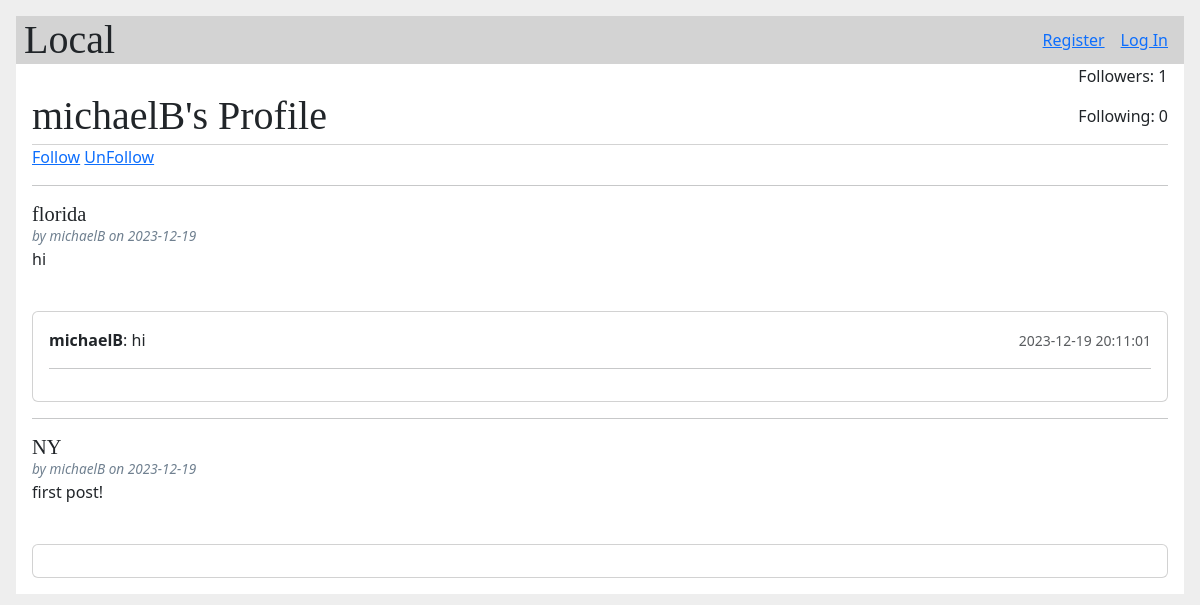
Page /user/michaelB on the committed database.
### tables this page shows
CREATE TABLE user (
  id INTEGER PRIMARY KEY AUTOINCREMENT,
  email TEXT UNIQUE NOT NULL,
  username TEXT UNIQUE NOT NULL,
  password TEXT NOT NULL,
  first_name TEXT NOT NULL,
  last_name TEXT NOT NULL,
  Location TEXT
);

CREATE TABLE post (
  id INTEGER PRIMARY KEY AUTOINCREMENT,
  author_id INTEGER NOT NULL,
  created TIMESTAMP NOT NULL DEFAULT CURRENT_TIMESTAMP,
  destination TEXT NOT NULL,
  body TEXT NOT NULL,
  FOREIGN KEY (author_id) REFERENCES user (id)
);

CREATE TABLE comment (
  id INTEGER PRIMARY KEY AUTOINCREMENT,
  author_id INTEGER NOT NULL,
  post_id INTEGER NOT NULL,
  created TIMESTAMP NOT NULL DEFAULT CURRENT_TIMESTAMP,
  body TEXT NOT NULL,
  FOREIGN KEY (author_id) REFERENCES user (id) ON DELETE CASCADE,
  FOREIGN KEY (post_id) REFERENCES post (id) ON DELETE CASCADE
);

### flaskr/blog.py (the view)
@bp.route('/user/<username>', methods = ['GET','POST'])
def user(username):
   db = get_db()
   user = db.execute('SELECT * FROM user WHERE username = ?', (username,)).fetchone()
   if user is None:
      flash("username not found")
   posts = db.execute('SELECT p.id, destination, body, created, author_id, username'
        ' FROM post p JOIN user u ON p.author_id = u.id'
        ' WHERE u.id = ?'
        ' ORDER BY created DESC',
        (user['id'],)
    ).fetchall()
   comments = {}
   for post in posts:
      post_id = post['id']
      post_comments = db.execute(
         'SELECT c.id, body, username, created, author_id '
          'FROM comment c JOIN user u ON c.author_id = u.id '
          'WHERE c.post_id = ?',
          (post_id,)
      ).fetchall()
      comments[post_id] = post_comments
   follower_count = db.execute('SELECT COUNT(*) FROM followers WHERE following_id = ?', (user['id'],)).fetchone()[0]
   following_count = db.execute('SELECT COUNT(*) FROM followers WHERE follower_id = ?', (user['id'],)).fetchone()[0]
   return render_template('blog/user.html', posts=posts, comments=comments, user=user, follower_count=follower_count, following_count = following_count)

### flaskr/auth.py (called while the page is built)
@bp.before_app_request
def load_logged_in_user():
   user_id = session.get('user_id')
   if user_id is None:
      g.user = None
   else:
      g.user = get_db().execute(
         'SELECT * FROM user WHERE id = ?', (user_id,)
      ).fetchone()

### flaskr/db.py (called while the page is built)
def get_db():
    if 'db' not in g:
        g.db = sqlite3.connect(
            current_app.config['DATABASE'],
            detect_types=sqlite3.PARSE_DECLTYPES
        )
        g.db.row_factory = sqlite3.Row
    return g.db

### flaskr/templates/blog/user.html (shortened to what this page needs)
{% extends 'base.html' %}
{% block header %}
  <h1>{% block title %} {{ user['username'] }}'s Profile{% endblock %}</h1>
  <div>
    <p> Followers: {{follower_count}} </p> <p> Following: {{following_count}} </p>
  </div>
{% endblock %}
    {% block content %}
    <a href="{{ url_for('blog.follow', username= user['username']) }}">Follow</a>
    <a href="{{ url_for('blog.unfollow', username=user['username']) }}">UnFollow</a> <hr>
    {% for post in posts %}
      <article class="post">
        <header>
          <div>
            <h1>{{ post['destination'] }}</h1>
            <div class="about">by {{ post['username'] }} on {{ post['created'].strftime('%Y-%m-%d') }}</div>
          </div>
        </header>
        <p class="body">{{ post['body'] }}</p>
        <br />
        <div class="card" id="comments-{{ post['id'] }}">
          <div class="card-body" id="comments-expanded-{{ post['id'] }}">
            {% if comments[post['id']] %}
              {% for comment in comments[post['id']] %}
                <div class="d-flex justify-content-between align-items-center">
                  <div>
                    <b>{{ comment.username }}</b>: {{ comment.body }}
                  </div>
                  <div>
                    <small class="text-muted">{{ comment.created }}</small>
                  </div>
                </div>
                <hr>
              {% endfor %}
            {% endif %}
          </div>
        </div>
      </article>
      {% if not loop.last %}
        <hr>
      {% endif %}
    {% endfor %}
  {% endblock %}

### flaskr/templates/base.html (shortened to what this page needs)
<!doctype html>
<html>
  <head>
    <link rel="stylesheet" href="{{ url_for('static', filename='css/styles.css') }}">
    <link rel="stylesheet" href="https://cdn.jsdelivr.net/npm/bootstrap@5.3.0/dist/css/bootstrap.min.css">
  </head>
  <nav>
      <h1>Local</h1>
      <ul>
        {% if g.user %}
          <li><span>{{ g.user['username'] }}</span>
          {% block top %}{% endblock %}
          <li><a href="{{ url_for('auth.logout') }}">Log Out</a>
        {% else %}
          <li><a href="{{ url_for('auth.register') }}">Register</a>
          <li><a href="{{ url_for('auth.login') }}">Log In</a>
        {% endif %}
      </ul>
    </nav>
    <section class="content">
      <header>
        {% block header %}{% endblock %}
      </header>
      {% block content %}{% endblock %}
  </section>
</html>

### flaskr/static/css/styles.css (style rules this page uses)
html { font-family: sans-serif; background: #eee; padding: 1rem; }
h1, h2, h3, h4, h5, h6 { font-family: serif; color: #377ba8; margin: 1rem 0; }
a { color: #377ba8; }
hr { border: none; border-top: 1px solid lightgray; }
nav { background: lightgray; display: flex; align-items: center; padding: 0 0.5rem; }
nav h1 { flex: auto; margin: 0; }
nav ul { display: flex; list-style: none; margin: 0; padding: 0; }
nav ul li a, nav ul li span, header .action { display: block; padding: 0.5rem; }
.content { padding: 0 1rem 1rem; }
.content > header { border-bottom: 1px solid lightgray; display: flex; align-items: flex-end; }
.content > header h1 { flex: auto; margin: 1rem 0 0.25rem 0; }
.post > header { display: flex; align-items: flex-end; font-size: 0.85em; }
.post > header > div:first-of-type { flex: auto; }
.post > header h1 { font-size: 1.5em; margin-bottom: 0; }
.post .about { color: slategray; font-style: italic; }
.post .body { white-space: pre-line; }
.content:last-child { margin-bottom: 0; }

### rows in the picture
user: username "michaelB"
post: destination "florida", username "michaelB", created "2023-12-19", body "hi"
comment: username "michaelB", body "hi", created "2023-12-19 20:11:01"
post: destination "NY", username "michaelB", created "2023-12-19", body "first post!"

### other values in the picture
{{ follower_count }} "1"
{{ following_count }} "0"
